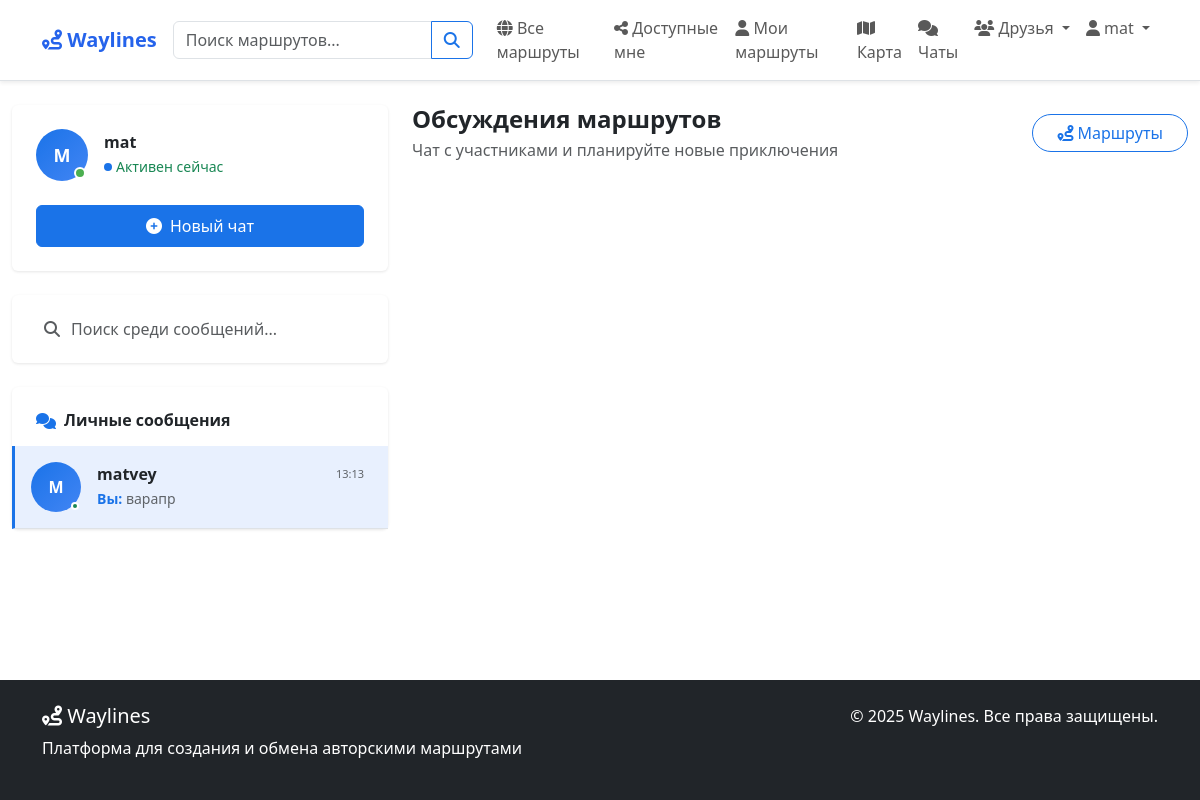
The app's page /chat/ (signed in), older data.
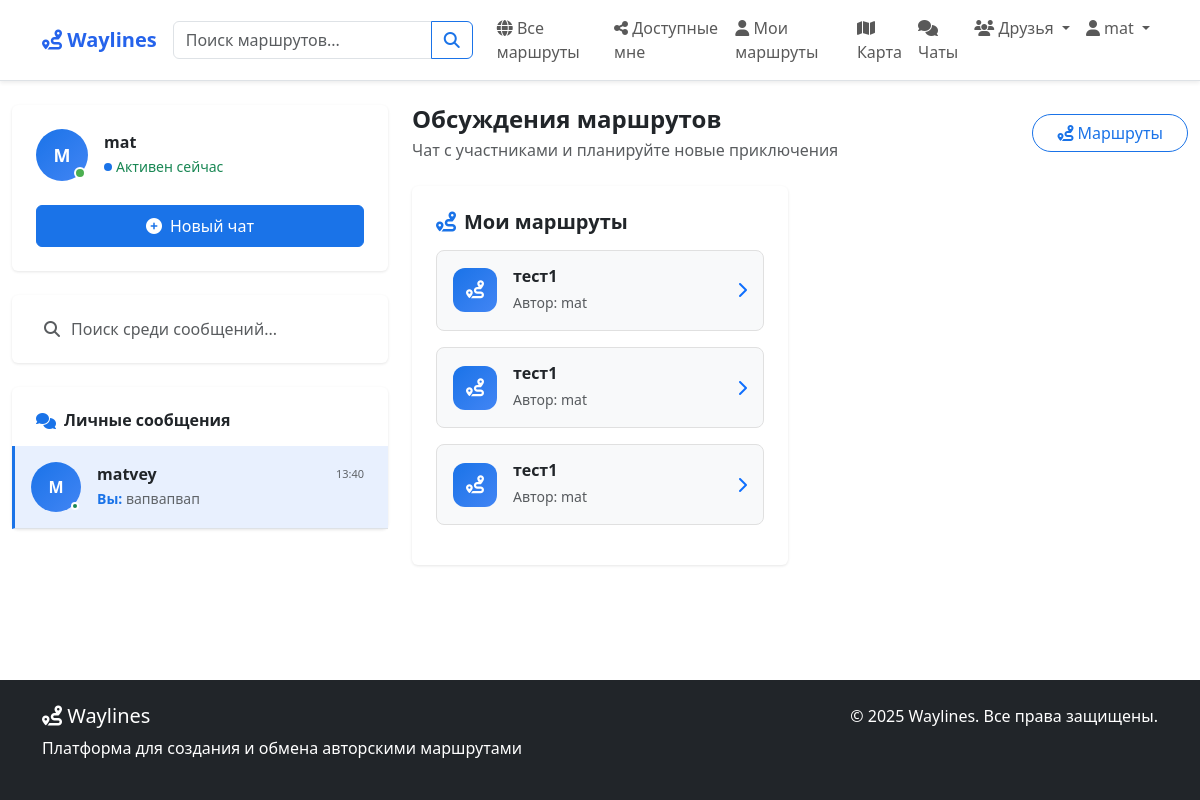
The same page, newer data.
### chat/models.py (models this page shows, shortened)
class Conversation(models.Model):
    participants = models.ManyToManyField(User, related_name="conversations")
    created_at = models.DateTimeField(auto_now_add=True)
    updated_at = models.DateTimeField(auto_now=True)
    class Meta:
        verbose_name = "Диалог"
        verbose_name_plural = "Диалоги"
        ordering = ["-updated_at"]
    def get_other_participant(self, user):
        return self.participants.exclude(id=user.id).first()
    def get_unread_count(self, user):
        return self.messages.exclude(sender=user).filter(is_read=False).count()
    def get_last_message(self):
        return self.messages.order_by("-created_at").first()

class PrivateMessage(models.Model):
    conversation = models.ForeignKey(
        Conversation,
        on_delete=models.CASCADE,
        related_name="messages",
        verbose_name="Диалог",
    )
    sender = models.ForeignKey(
        User,
        on_delete=models.CASCADE,
        related_name="sent_messages",
        verbose_name="Отправитель",
    )
    content = models.TextField("Сообщение", max_length=1000)
    is_read = models.BooleanField("Прочитано", default=False)
    created_at = models.DateTimeField("Создано", auto_now_add=True)
    class Meta:
        verbose_name = "Личное сообщение"
        verbose_name_plural = "Личные сообщения"
        ordering = ["created_at"]

class RouteChat(models.Model):
    route = models.OneToOneField(
        Route,
        on_delete=models.CASCADE,
        related_name="chat",
        verbose_name="Маршрут",
    )
    is_active = models.BooleanField("Активен", default=True)
    created_at = models.DateTimeField("Создан", auto_now_add=True)
    updated_at = models.DateTimeField("Обновлён", auto_now=True)
    class Meta:
        verbose_name = "Чат маршрута"
        verbose_name_plural = "Чаты маршрутов"
        ordering = ["-updated_at"]

### routes/models.py (models this page shows, shortened)
class Route(models.Model):
    PRIVACY_CHOICES = [
        ("public", "Публичный"),
        ("private", "Приватный"),
        ("link", "По ссылке"),
        ("personal", "Персональный"),
    ]
    ROUTE_TYPE_CHOICES = [
        ("driving", "Автомобильный"),
        ("walking", "Пеший"),
        ("cycling", "Велосипедный"),
        ("mixed", "Смешанный"),
    ]
    MOOD_CHOICES = [
        ("calm", "Спокойный"),
        ("active", "Активный"),
        ("extreme", "Экстремальный"),
        ("romantic", "Романтический"),
        ("family", "Семейный"),
        ("adventure", "Приключенческий"),
    ]
    THEME_CHOICES = [
        ("historical", "Исторический"),
        ("nature", "Природный"),
        ("urban", "Городской"),
        ("cultural", "Культурный"),
        ("gastronomic", "Гастрономический"),
        ("religious", "Религиозный"),
        ("architectural", "Архитектурный"),
    ]
    author = models.ForeignKey(
        User,
        on_delete=models.CASCADE,
        related_name="routes",
        verbose_name="Автор",
    )
    name = models.CharField("Название", max_length=200)
    description = models.TextField("Описание", blank=True)
    short_description = models.TextField(
        "Краткое описание", max_length=300, blank=True
    )
    privacy = models.CharField(
        "Приватность", max_length=20, choices=PRIVACY_CHOICES, default="public"
    )
    route_type = models.CharField(
        "Тип маршрута",
        max_length=20,
        choices=ROUTE_TYPE_CHOICES,
        default="walking",
    )
    mood = models.CharField(
        "Настроение", max_length=20, choices=MOOD_CHOICES, blank=True
    )
    theme = models.CharField(
        "Тема", max_length=20, choices=THEME_CHOICES, blank=True
    )
    duration_minutes = models.IntegerField(
        "Продолжительность (минут)", default=0
    )
    country = models.CharField(max_length=100, blank=True, null=True, verbose_name="Страна")
    total_distance = models.FloatField("Общее расстояние (км)", default=0)
    is_active = models.BooleanField("Актуален", default=True)
    has_audio_guide = models.BooleanField("Есть аудиогид", default=False)
    is_elderly_friendly = models.BooleanField("Для пожилых", default=False)
    shared_with = models.ManyToManyField(
        User,
        related_name="shared_routes",
        blank=True,
        verbose_name="Доступно для",
    )
    created_at = models.DateTimeField("Создан", auto_now_add=True)
    updated_at = models.DateTimeField("Обновлён", auto_now=True)
    last_status_update = models.DateTimeField(
        "Последнее обновление статуса", auto_now=True
    )
    class Meta:
        verbose_name = "Маршрут"
        verbose_name_plural = "Маршруты"
        ordering = ["-created_at"]

### chat/views.py (the view)
# urls.py: path("", views.chat_dashboard, name="chat_dashboard"),
@login_required
def chat_dashboard(request):
    conversations = Conversation.objects.filter(participants=request.user)
    conversations_data = []
    for conversation in conversations:
        other_user = conversation.get_other_participant(request.user)
        if other_user:
            conversations_data.append({
                "conversation": conversation,
                "other_user": other_user,
                "unread_count": conversation.get_unread_count(request.user),
                "last_message": conversation.get_last_message(),
            })
    user_routes_chats = RouteChat.objects.filter(
        route__author=request.user
    ).annotate(
        messages_count=Count('messages')
    )
    participant_chats = RouteChat.objects.filter(
        route__privacy="personal", route__shared_with=request.user
    ).annotate(
        messages_count=Count('messages')
    )
    public_chats = RouteChat.objects.filter(
        route__privacy="public", route__is_active=True
    ).exclude(route__author=request.user).annotate(
        messages_count=Count('messages')
    )[:10]
    friends = User.objects.filter(
        Q(
            friendship_requests_sent__to_user=request.user,
            friendship_requests_sent__status="accepted",
        )
        | Q(
            friendship_requests_received__from_user=request.user,
            friendship_requests_received__status="accepted",
        )
    ).distinct()
    context = {
        "conversations_data": conversations_data,
        "user_routes_chats": user_routes_chats,
        "participant_chats": participant_chats,
        "public_chats": public_chats,
        "friends": friends,
    }
    return render(request, "chat/dashboard.html", context)

### users/context_processors.py (called while the page is built)
def navbar_context(request):
    context = {}
    if request.user.is_authenticated:
        context["pending_requests_count"] = Friendship.objects.filter(
            to_user=request.user, status="pending"
        ).count()
        context["pending_friend_requests"] = Friendship.objects.filter(
            to_user=request.user, status="pending"
        )[:5]
    return context

### templates/chat/dashboard.html (shortened to what the changed rows need)
{% extends 'base.html' %}
{% load static %}
{% block content %}
<div class="container-fluid py-4">
    <div class="row g-4">
        <div class="col-xl-4 col-lg-5">
            <div class="card border-0">
                <div class="card-body p-0">
                    {% if conversations_data %}
                    <div class="conversations-list">
                        {% for conv_data in conversations_data %}
                        <div class="conversation-item d-flex align-items-center p-3 text-decoration-none border-bottom {% if conv_data.unread_count > 0 %}unread{% endif %} {% if forloop.first %}active{% endif %}"
                             onclick="location.href='{% url 'chat:private_chat' conv_data.other_user.id %}'">
                            <div class="position-relative me-3">
                                <div class="avatar text-white rounded-circle d-flex align-items-center justify-content-center"
                                     style="width: 50px; height: 50px; font-size: 16px;">
                                    {{ conv_data.other_user.username|first|upper }}
                                </div>
                                <div class="status-dot bg-{% if forloop.counter|divisibleby:3 %}warning{% else %}success{% endif %}"></div>
                            </div>
                            <div class="flex-grow-1 me-2" style="min-width: 0;">
                                <div class="d-flex justify-content-between align-items-center mb-1">
                                    <h6 class="mb-0 fw-semibold text-dark">{{ conv_data.other_user.username }}</h6>
                                    {% if conv_data.last_message %}
                                    <small class="message-time">{{ conv_data.last_message.created_at|time }}</small>
                                    {% endif %}
                                </div>
                                <div class="d-flex justify-content-between align-items-center">
                                    <p class="mb-0 small last-message message-preview {% if conv_data.last_message and conv_data.last_message.sender == user %}you{% endif %}"
                                       style="max-width: 200px;">
                                        {% if conv_data.last_message %}
                                            {{ conv_data.last_message.content }}
                                        {% else %}
                                            Нет сообщений
                                        {% endif %}
                                    </p>
                                </div>
                            </div>
                        </div>
                        {% endfor %}
                    </div>
                    {% endif %}
                </div>
            </div>
        </div>
        <div class="col-xl-8 col-lg-7">
            <div class="row g-4">
                {% if user_routes_chats %}
                <div class="col-lg-6">
                    <div class="card border-0 h-100">
                        <div class="card-header bg-transparent border-0 p-4 pb-3">
                            <h5 class="fw-bold mb-0 d-flex align-items-center">
                                <i class="fas fa-route me-2" style="color: var(--primary-blue);"></i>
                                Мои маршруты
                            </h5>
                        </div>
                        <div class="card-body p-4 pt-0">
                            {% for chat in user_routes_chats %}
                            <div class="route-chat-card d-flex align-items-center p-3 rounded-3 mb-3 bg-light-custom"
                                 onclick="location.href='{% url 'chat:route_chat' chat.route.id %}'">
                                <div class="route-icon me-3">
                                    <i class="fas fa-route"></i>
                                </div>
                                <div class="flex-grow-1 me-3">
                                    <h6 class="fw-semibold mb-1 text-dark">{{ chat.route.name }}</h6>
                                    <small class="text-muted">
                                        Автор: {{ chat.route.author.username }}
                                    </small>
                                </div>
                                <div class="text-primary">
                                    <i class="fas fa-chevron-right"></i>
                                </div>
                            </div>
                            {% endfor %}
                        </div>
                    </div>
                </div>
                {% endif %}
            </div>
        </div>
    </div>
</div>
{% endblock %}

Row changes from the older to the newer data that the page shows:
changed Conversation "matvey": last_message.created_at "13:13" → "13:40"; last_message.content "варапр" → "вапвапвап"
added RouteChat: route.name "тест1", route.author.username "mat"
added RouteChat: route.name "тест1", route.author.username "mat"
added RouteChat: route.name "тест1", route.author.username "mat"
Text that changed along with them:
text now shown: "Мои маршруты"
